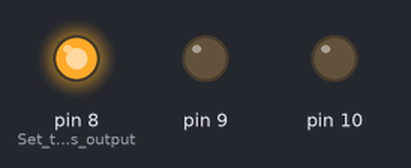
A sketch run on a simulated Arduino Uno, built with avr-gcc and run on an emulated ATmega328P. Shown: output pins drawn as LEDs (lit = HIGH).

Above: at 1.5 s.
At 4.0 s:
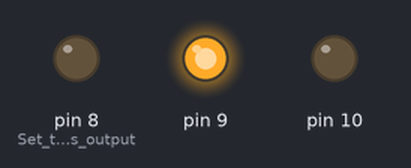
At 6.7 s:
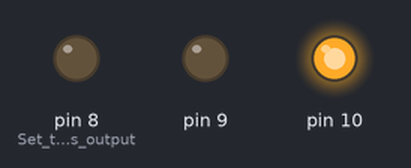
Timing chart, 0 to 11.1 s (numbered marks = the images above):
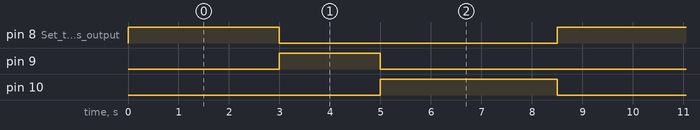

The sketch:

Traffic_Lights.ino
```cpp
void setup() {
  pinMode(8, OUTPUT);     // Set the pins as output, you can change pin numbers.
  pinMode(9, OUTPUT);
  pinMode(10, OUTPUT);


}

void loop() {
  digitalWrite(8,HIGH);
  delay(3000);            // In this part, red LED will flash for 3 seconds.
  digitalWrite(8,LOW);
  digitalWrite(9,HIGH);
  delay(2000);           // In this part, yellow LED will flash for 2 seconds.
  digitalWrite(9,LOW);
  digitalWrite(10,HIGH);
  delay(3500);           // In this part, green LED will flash for 3,5 seconds.
  digitalWrite(10,LOW);


}
```

Measured:
- by itself, pin 8 (Set_the_pins_as_output): alternates HIGH for 3.0 s and LOW for 5.5 s
- by itself, pin 9: alternates HIGH for 2.0 s and LOW for 6.5 s
- by itself, pin 10: alternates HIGH for 3.5 s and LOW for 5.0 s
